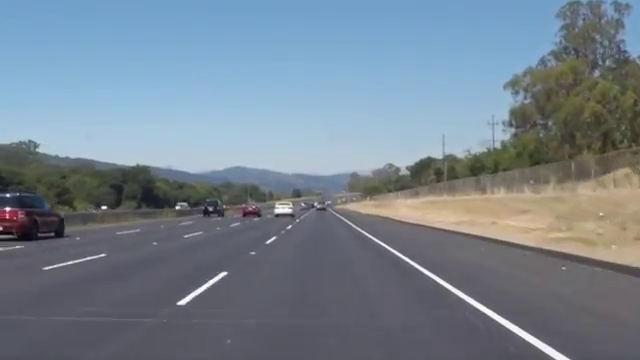
#> input picture frame 22 of opencv road lane detection/test.mp4, 640 x 360 px
$ python 'opencv-road lane dection.py'
#> lines starting #> are read from the running program, lines starting #| are printed output that depends on the picture; after the words box and inside, x2 and y2 are one past the last pixel; in counts of white or black regions, pixels touching at a corner belong together
#> further down, fram is the input picture: shape (360, 640, 3); mean B, G, R 143, 131, 118
import cv2
import numpy as np


def roi(img,ver):
    mask=np.zeros_like(img)
    #c=(255,)*img.shape[2]
    cv2.fillPoly(mask,np.int32([ver]),255)
    maskimg=cv2.bitwise_and(img,mask)
    return maskimg
def drow(img,lines):
    img=np.copy(img)
    bi=np.zeros((img.shape[0],img.shape[1],3),np.uint8)
    for line in lines:
        for x1,y1,x2,y2 in line:
            cv2.line(img,(x1,y1),(x2,y2),(0,255,0),3)
    img=cv2.addWeighted(img,0.8,bi,1,0.0)
    return img
def pro(img):
    #print(img.shape)
    h=img.shape[0]
#> h = 360
    w=img.shape[1]
#> w = 640
    re=np.array([(0,h),(w/2,h/1.7),(w,h)])
#> re = [[0, 360], [320, 211.8], [640, 360]]

    gray=cv2.cvtColor(img,cv2.COLOR_RGB2GRAY)
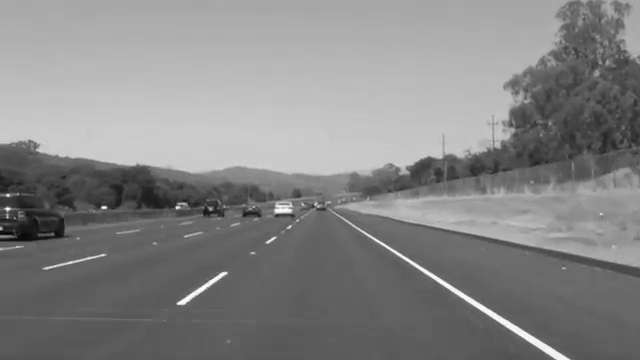
#> gray: shape (360, 640); min 3, max 255, mean 133.2
    canny=cv2.Canny(gray,100,200)
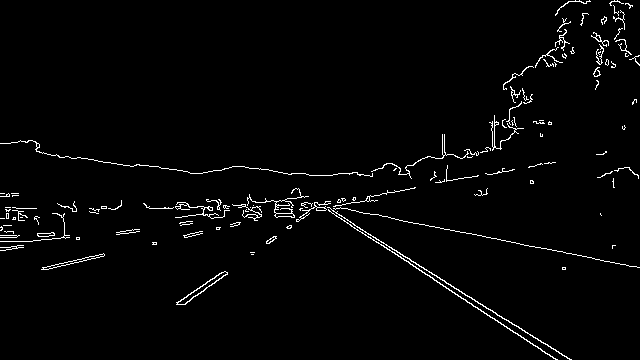
#> canny: shape (360, 640); 2.2% white in thin lines or dots
    cp=roi(canny,re)
#> in roi, `cv2.fillPoly(mask,np.int32([ver]),255)`:
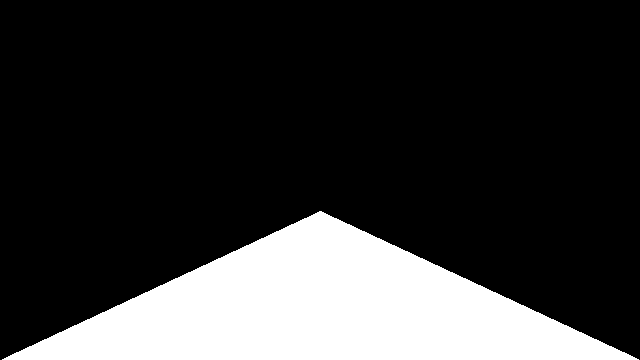
#> mask: shape (360, 640); 20.7% white; 1 white region, box (x1, y1, x2, y2) and area: (2, 211, 639, 360) 47701
#> in roi, `maskimg=cv2.bitwise_and(img,mask)`:
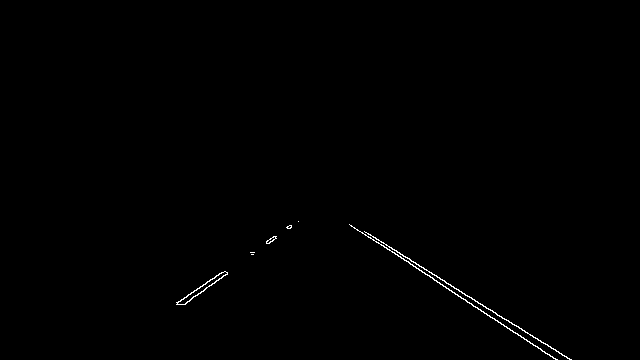
#> maskimg: shape (360, 640); 0.38% white in thin lines or dots, all inside (x1, y1, x2, y2) = (176, 221, 572, 360)
    lines=cv2.HoughLinesP(cp,6,np.pi/180,160,np.array([]),40,30)
#> lines = [[364, 231, 409, 258], [434, 280, 494, 318], [486, 308, 571, 359], [365, 232, 553, 358], [368, 237, 439, 277], [350, 225, 397, 254], [377, 239, 423, 267], [454, 288, 558, 351]]
    # [7 lines of commented-out code are left out]
    last=drow(img,lines)
#> the loop in drow, `for line in lines:` made 8 passes
#> after the loop in drow, `for line in lines:`:
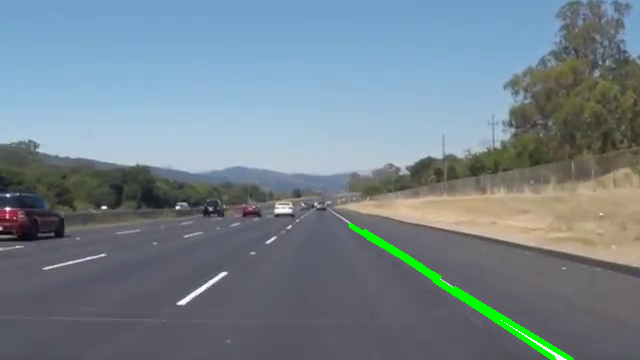
#> img: shape (360, 640, 3); 0.96% of pixels changed, all inside (x1, y1, x2, y2) = (348, 223, 574, 360)
#> in drow, `img=cv2.addWeighted(img,0.8,bi,1,0.0)`:
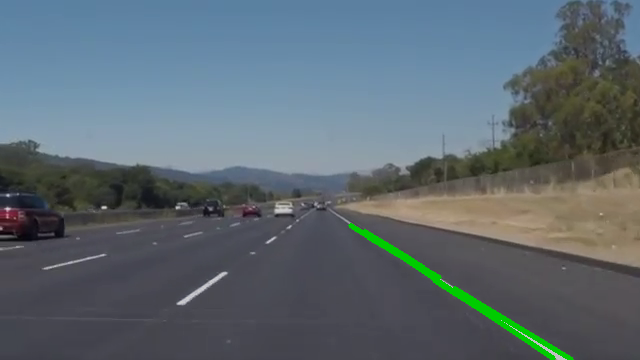
#> img: shape (360, 640, 3); mean B, G, R 113.1, 105.5, 93.1
    return last
cap=cv2.VideoCapture("test.mp4")
while cap.isOpened():
    ret,fram=cap.read()
    frames=pro(fram)
    cv2.imshow("fram",frames)
    if cv2.waitKey(40) & 0xFF == ord('q'):
#> (key q is pressed here)
        break

cap.release()
cv2.destroyAllWindows()

$ run again, starting later in the video
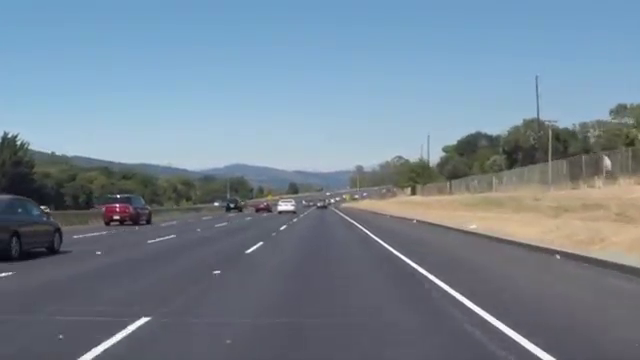
#> input picture frame 99 of opencv road lane detection/test.mp4, 640 x 360 px
#> fram is the input picture: shape (360, 640, 3); mean B, G, R 147.2, 132.7, 117
#> in pro, `canny=cv2.Canny(gray,100,200)`:
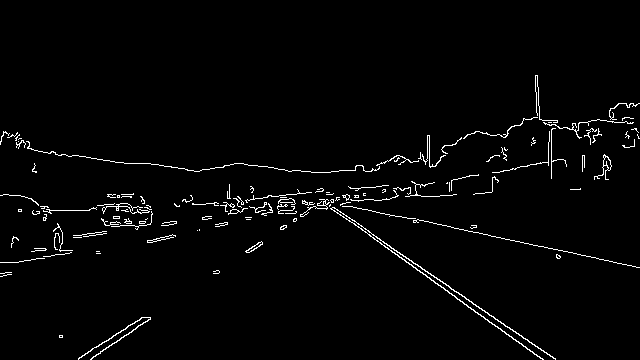
#> canny: shape (360, 640); 2.2% white in thin lines or dots, all inside (x1, y1, x2, y2) = (0, 75, 640, 360)
#> mask: shape (360, 640); 20.7% white; 1 white region, box (x1, y1, x2, y2) and area: (2, 211, 639, 360) 47701
#> maskimg: shape (360, 640); 0.39% white in thin lines or dots, all inside (x1, y1, x2, y2) = (59, 227, 556, 360)
#> lines = [[399, 257, 447, 290], [369, 235, 411, 264], [439, 279, 553, 358], [379, 238, 422, 269], [456, 291, 505, 326], [396, 251, 475, 312], [366, 232, 540, 358], [216, 273, 261, 241], [215, 273, 259, 242]]
#> the loop in drow, `for line in lines:` made 9 passes
#> in drow, `img=cv2.addWeighted(img,0.8,bi,1,0.0)`:
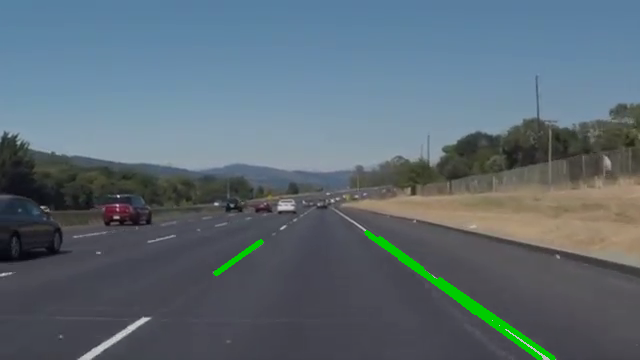
#> img: shape (360, 640, 3); mean B, G, R 116.3, 107, 92.3

$ run again, starting later in the video
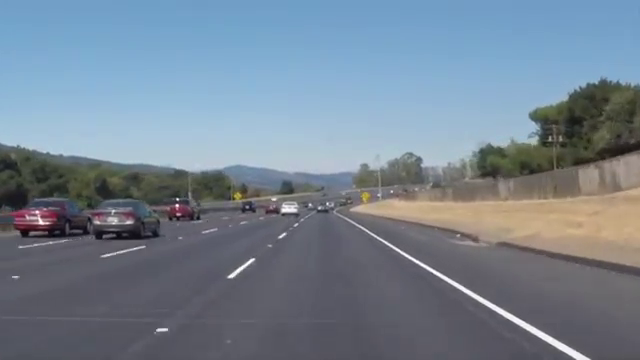
#> input picture frame 176 of opencv road lane detection/test.mp4, 640 x 360 px
#> fram is the input picture: shape (360, 640, 3); mean B, G, R 145.7, 131.6, 117.6
#> in pro, `canny=cv2.Canny(gray,100,200)`:
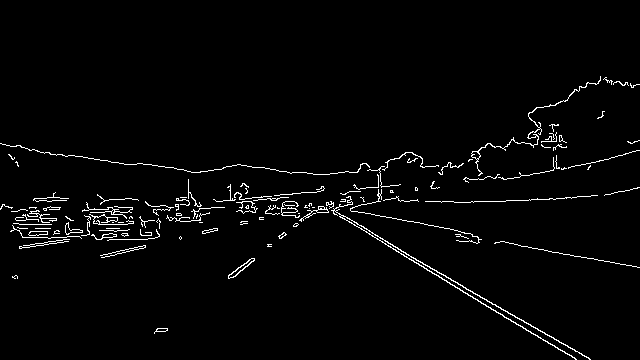
#> canny: shape (360, 640); 2.4% white in thin lines or dots, all inside (x1, y1, x2, y2) = (0, 76, 640, 360)
#> mask: shape (360, 640); 20.7% white; 1 white region, box (x1, y1, x2, y2) and area: (2, 211, 639, 360) 47701
#> maskimg: shape (360, 640); 0.36% white in thin lines or dots, all inside (x1, y1, x2, y2) = (154, 212, 591, 360)
#> lines = [[366, 232, 450, 284], [398, 249, 559, 342], [459, 288, 558, 349], [387, 242, 590, 359], [370, 234, 504, 317], [228, 276, 300, 220]]
#> the loop in drow, `for line in lines:` made 6 passes
#> in drow, `img=cv2.addWeighted(img,0.8,bi,1,0.0)`:
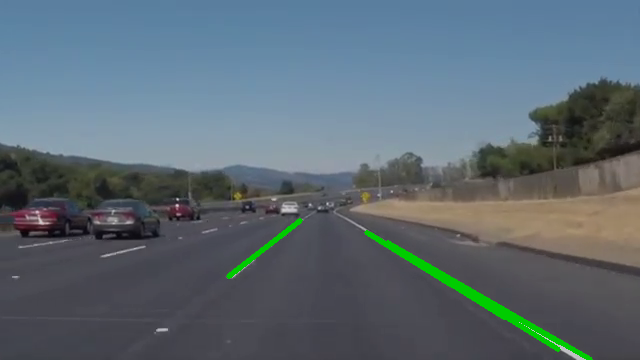
#> img: shape (360, 640, 3); mean B, G, R 115, 106.3, 92.6
